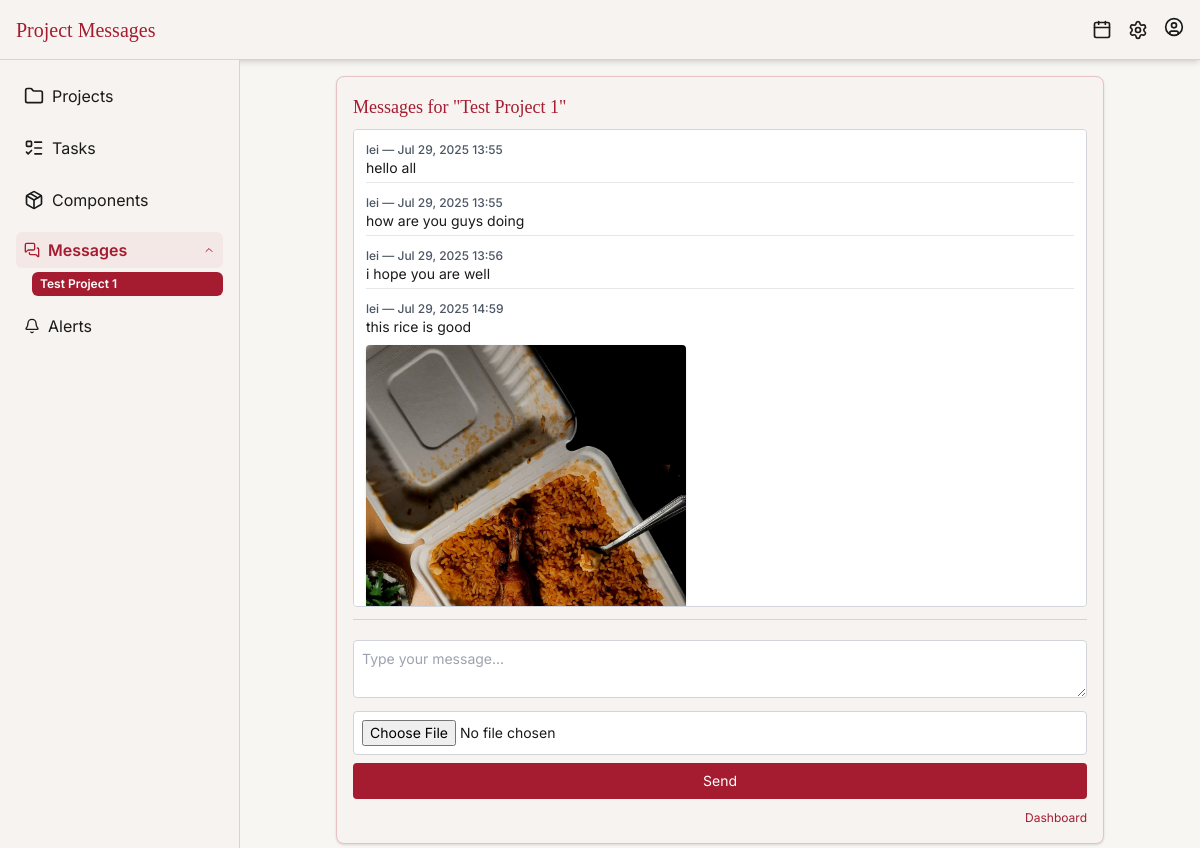
The app's page /projects/1/messages/ (signed in) with its own data.
### tracker/models.py (models this page shows, shortened)
class Project(models.Model):
    name = models.CharField(max_length=100)
    description = models.TextField(blank=True)
    start_date = models.DateField(null=True, blank=True)
    end_date = models.DateField(null=True, blank=True)
    status = models.CharField(
        max_length=20,
        choices=[('ongoing', 'Ongoing'), ('completed', 'Completed'), ('paused', 'Paused')],
        default='ongoing'
    )
    progress = models.FloatField(default=0)
    assigned_users = models.ManyToManyField(User, related_name='assigned_projects', blank=True)
    @property
    def progress(self):
        total = self.tasks.count()
        if total == 0:
            return 0
        approved = self.tasks.filter(is_approved=True).count()
        return int((approved / total) * 100)

class Message(models.Model):
    thread = models.ForeignKey(MessageThread, on_delete=models.CASCADE, related_name='messages')
    sender = models.ForeignKey(User, on_delete=models.CASCADE)
    body = models.TextField(blank=True)
    file = models.FileField(upload_to='chat_uploads/', blank=True, null=True)
    timestamp = models.DateTimeField(auto_now_add=True)

### tracker/views.py (the view)
# urls.py: path('projects/<int:project_id>/messages/', views.project_messages_view, name='project_messages'),
@login_required
def project_messages_view(request, project_id):
    project = get_object_or_404(Project, id=project_id)
    thread, created = MessageThread.objects.get_or_create(project=project)
    messages = thread.messages.order_by('timestamp')
    if request.method == 'POST':
        form = MessageForm(request.POST, request.FILES)
        if form.is_valid():
            message = form.save(commit=False)
            message.thread = thread
            message.sender = request.user
            message.save()
            return redirect('project_messages', project_id=project.id)
    else:
        form = MessageForm()
    return render(request, 'tracker/project_messages.html', {
        'project': project,
        'messages': messages,
        'form': form,
        'all_projects': Project.objects.all(),  # 👈 add this line for dropdown
    })

### tracker/forms.py
class MessageForm(forms.ModelForm):
    class Meta:
        model = Message
        fields = ['body', 'file']
        widgets = {
            'body': forms.Textarea(attrs={
                'rows': 2,
                'placeholder': 'Type your message...',
                'class': 'w-full border rounded p-2'
            }),
        }

### tracker/templates/tracker/project_messages.html (shortened to what this page needs)
<!DOCTYPE html>
<html lang="en">
<head>
  <script src="https://cdn.tailwindcss.com"></script>
</head>
<body class="font-inter text-sm bg-[var(--bg-softest)] text-[var(--text-dark)] min-h-screen flex flex-col">
  <header class="bg-[var(--panel-bg)] shadow-md px-4 py-3 flex justify-between items-center h-[60px] border-b border-gray-300">
    <h1 class="text-xl font-playfair text-[var(--accent-red)]">Project Messages</h1>
    <div class="flex items-center gap-4">
      <a href="{% url 'calendar' %}" class="hover:text-[var(--accent-red)] transition hover:scale-110">
        <i data-lucide="calendar" class="w-5 h-5"></i>
      </a>
      <a href="{% url 'settings' %}" class="hover:text-[var(--accent-red)] transition hover:scale-110">
        <i data-lucide="settings" class="w-5 h-5"></i>
      </a>
      <div class="relative">
        <button id="profileBtn" class="hover:text-[var(--accent-red)] transition hover:scale-110 focus:outline-none">
          <i data-lucide="user-circle" class="w-5 h-5"></i>
        </button>
      </div>
    </div>
  </header>
  <main class="flex-1 flex overflow-hidden">
    <aside class="w-1/5 bg-[var(--panel-bg)] border-r border-gray-300 p-4 overflow-y-auto text-base">
      <nav class="flex flex-col gap-3">
        <a href="{% url 'project_list' %}" class="flex items-center gap-2 px-2 py-2 rounded-md hover:bg-[#f4e8e7] hover:text-[var(--accent-red)]">
          <i data-lucide="folder" class="w-5 h-5"></i> <span>Projects</span>
        </a>
        <a href="{% url 'all_tasks' %}" class="flex items-center gap-2 px-2 py-2 rounded-md hover:bg-[#f4e8e7] hover:text-[var(--accent-red)]">
          <i data-lucide="list-todo" class="w-5 h-5"></i> <span>Tasks</span>
        </a>
        <a href="{% url 'components' %}" class="flex items-center gap-2 px-2 py-2 rounded-md hover:bg-[#f4e8e7] hover:text-[var(--accent-red)]">
          <i data-lucide="package" class="w-5 h-5"></i> <span>Components</span>
        </a>
        <details open class="group">
          <summary class="flex items-center gap-2 px-2 py-1.5 rounded-md bg-[#f4e8e7] text-[var(--accent-red)] font-semibold cursor-pointer">
            <i data-lucide="messages-square" class="w-4 h-4"></i> <span>Messages</span>
            <i data-lucide="chevron-down" class="ml-auto group-open:rotate-180 transition-transform w-3 h-3"></i>
          </summary>
          <ul class="mt-1 ml-4 space-y-1 text-xs">
            {% for p in all_projects %}
              <li>
                <a href="{% url 'project_messages' project_id=p.id %}"
                   class="block px-2 py-1 rounded-md transition {% if p.id == project.id %}bg-[var(--accent-red)] text-white font-semibold{% else %}text-gray-700 hover:text-[var(--accent-red)] hover:bg-[#fdf3f2]{% endif %}">
                  {{ p.name }}
                </a>
              </li>
            {% endfor %}
          </ul>
        </details>
        <a href="alerts.html" class="flex items-center gap-2 px-2 py-1.5 rounded-md hover:bg-[#f4e8e7] hover:text-[var(--accent-red)]">
          <i data-lucide="bell" class="w-4 h-4"></i> <span>Alerts</span>
        </a>
      </nav>
    </aside>
    <section class="flex-1 p-4">
      <div class="max-w-3xl mx-auto h-[calc(100vh-80px)] flex flex-col bg-[var(--panel-bg)] border border-[#e7c2c4] rounded-lg shadow p-4">
        <h2 class="text-lg font-playfair text-[var(--accent-red)] mb-2">Messages for "{{ project.name }}"</h2>
        <div id="chat-box" class="flex-1 overflow-y-auto space-y-3 border border-gray-300 bg-white p-3 rounded text-sm leading-snug mb-3">
          {% for msg in messages %}
            <div class="border-b border-gray-200 pb-1">
              <div class="text-xs text-gray-600 font-medium">{{ msg.sender.username }} — {{ msg.timestamp|date:"M d, Y H:i" }}</div>
              {% if msg.body %}
                <p class="text-[var(--text-dark)] text-sm">{{ msg.body }}</p>
              {% endif %}
              {% if msg.file %}
                {% with msg.file.name|lower as filename %}
                  {% if ".jpg" in filename or ".jpeg" in filename or ".png" in filename %}
                    <img src="{{ msg.file.url }}" alt="Uploaded Image" class="mt-2 max-w-xs rounded shadow" />
                  {% elif ".pdf" in filename %}
                    <a href="{{ msg.file.url }}" target="_blank" class="text-[var(--accent-red)] underline text-xs mt-1 block">View PDF</a>
                  {% else %}
                    <a href="{{ msg.file.url }}" download class="text-[var(--accent-red)] underline text-xs mt-1 block">Download Attachment</a>
                  {% endif %}
                {% endwith %}
              {% endif %}
            </div>
          {% empty %}
            <p class="text-gray-500">No messages yet.</p>
          {% endfor %}
        </div>
        <form method="post" enctype="multipart/form-data" class="border-t border-gray-300 pt-3 space-y-2">
          <textarea name="body" rows="2" class="w-full border border-gray-300 rounded p-2 text-sm" placeholder="Type your message..."></textarea>
          <input type="file" name="file" class="block w-full text-sm border border-gray-300 rounded p-2 bg-white" />
          <button type="submit" class="bg-[var(--accent-red)] text-white px-4 py-2 rounded hover:bg-red-700 transition w-full">Send</button>
        </form>
        <div class="mt-2 text-right">
          <a href="{% url 'lead_dashboard' %}" class="text-[var(--accent-red)] hover:underline text-xs">Dashboard</a>
        </div>
      </div>
    </section>
  </main>
</body>
</html>

### tracker/templates/tracker/project_messages.html (style rules this page uses)
:root { --accent-red: #a51c30; --bg-softest: #f8f6f3; --panel-bg: #f6f3f0; --text-dark: #1A1A1A; }
.font-playfair { font-family: 'Playfair Display', serif; }
.font-inter { font-family: 'Inter', sans-serif; }

### records on screen
Project: name "Test Project 1"
Message: sender.username "lei", timestamp "Jul 29, 2025 13:55", body "hello all"
Message: sender.username "lei", timestamp "Jul 29, 2025 13:55", body "how are you guys doing"
Message: sender.username "lei", timestamp "Jul 29, 2025 13:56", body "i hope you are well"
Message: sender.username "lei", timestamp "Jul 29, 2025 14:59", body "this rice is good", file (picture)
